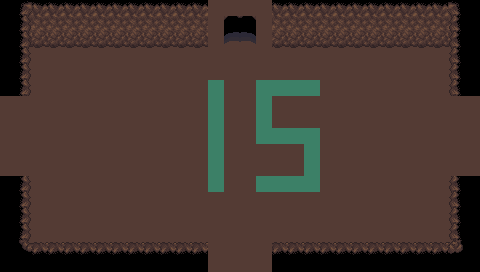

Rendered tile map (Tiled .tmx) drawn with the repository's tilesets; below, a short description and the map source with its tile grids summarised:
An orthogonal 30x17 tile map with 16x16 px tiles, 3 tile layers (Base, Ground, Upper), 2 tilesets and 18 objects (6x SpawnPoint, 4x Entrance, 4x BlockObject, 4x CombatStart).

<map version="1.5" tiledversion="1.6.0" orientation="orthogonal" renderorder="right-down" width="30" height="17" tilewidth="16" tileheight="16" infinite="0" nextlayerid="22" nextobjectid="70">
 <properties>
  <property name="Dungeon" value="Cave" />
  <property name="MapType" value="Cave" />
  <property name="Mobs" value="2-3|0" />
  <property name="Modular" type="bool" value="true" />
  <property name="ResourcesMinMax" value="30-60" />
 </properties>
 <tileset firstgid="1" source="../Tilesets/tilesetManorGrounds.tsx" />
 <tileset firstgid="626" source="../Tilesets/tsWalls_Floors.tsx" />
 <layer id="19" name="Base" width="30" height="17">
  <data>[510 cells, 510 non-empty, 7 distinct tile ids]</data>
 </layer>
 <layer id="20" name="Ground" width="30" height="17">
  <data>[510 cells, 92 non-empty, 8 distinct tile ids]</data>
 </layer>
 <layer id="21" name="Upper" width="30" height="17">
  <data>[510 cells, 28 non-empty, 5 distinct tile ids]</data>
 </layer>
 <objectgroup id="4" name="Travel">
  <object id="51" name="Entrance" x="224" y="268" width="32" height="4">
   <properties>
    <property name="EntranceDir" value="Up" />
    <property name="Modular" type="bool" value="true" />
   </properties>
  </object>
  <object id="53" name="Entrance" x="224" y="28" width="32" height="4">
   <properties>
    <property name="EntranceDir" value="Down" />
    <property name="Modular" type="bool" value="true" />
   </properties>
  </object>
  <object id="54" name="Entrance" x="0" y="128" width="4" height="32">
   <properties>
    <property name="EntranceDir" value="Right" />
    <property name="Modular" type="bool" value="true" />
   </properties>
  </object>
  <object id="55" name="Entrance" x="476" y="128" width="4" height="32">
   <properties>
    <property name="EntranceDir" value="Left" />
    <property name="Modular" type="bool" value="true" />
   </properties>
  </object>
 </objectgroup>
 <objectgroup id="5" name="MapObject">
  <object id="60" name="SpawnPoint" x="100.098" y="68.3271" width="10" height="8.5" />
  <object id="61" name="SpawnPoint" x="229.389" y="131.386" width="10" height="8.5" />
  <object id="62" name="SpawnPoint" x="405.478" y="68.7237" width="10" height="8.5" />
  <object id="63" name="SpawnPoint" x="52.1099" y="227.759" width="10" height="8.5" />
  <object id="64" name="SpawnPoint" x="419.358" y="210.706" width="10" height="8.5" />
  <object id="65" name="SpawnPoint" x="339.643" y="131.386" width="10" height="8.5" />
  <object id="66" name="BlockObject" x="212.005" y="3.62539" width="55.625" height="9.75">
   <properties>
    <property name="Dir" value="Up" />
    <property name="Open" type="bool" value="false" />
   </properties>
  </object>
  <object id="67" name="BlockObject" x="210.217" y="243.202" width="55.625" height="9.75">
   <properties>
    <property name="Dir" value="Down" />
    <property name="Open" type="bool" value="false" />
   </properties>
  </object>
  <object id="68" name="BlockObject" x="2.2553" y="98.1254" width="26.75" height="74">
   <properties>
    <property name="Dir" value="Left" />
    <property name="Open" type="bool" value="false" />
   </properties>
  </object>
  <object id="69" name="BlockObject" x="453.255" y="99.6254" width="26.75" height="74">
   <properties>
    <property name="Dir" value="Right" />
    <property name="Open" type="bool" value="false" />
   </properties>
  </object>
 </objectgroup>
 <objectgroup id="6" name="Character">
  <object id="56" name="CombatStart" x="66.1068" y="129.489" width="10.5" height="11.25">
   <properties>
    <property name="Dir" value="Right" />
    <property name="Position" value="NE" />
   </properties>
  </object>
  <object id="57" name="CombatStart" x="210.986" y="195.359" width="10.5" height="11.25">
   <properties>
    <property name="Dir" value="Up" />
    <property name="Position" value="NW" />
   </properties>
  </object>
  <object id="58" name="CombatStart" x="257.723" y="66.2491" width="10.5" height="11.25">
   <properties>
    <property name="Dir" value="Down" />
    <property name="Position" value="SE" />
   </properties>
  </object>
  <object id="59" name="CombatStart" x="400.101" y="161.432" width="10.5" height="11.25">
   <properties>
    <property name="Dir" value="Left" />
    <property name="Position" value="SW" />
   </properties>
  </object>
 </objectgroup>
</map>
